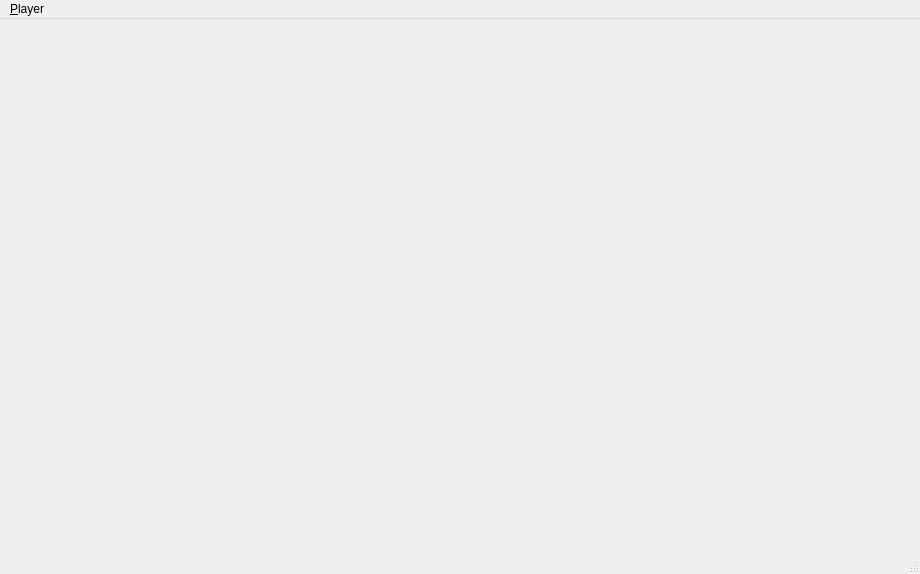
<?xml version="1.0" encoding="UTF-8"?>
<ui version="4.0">
 <class>MainWindow</class>
 <widget class="QMainWindow" name="MainWindow">
  <property name="geometry">
   <rect>
    <x>0</x>
    <y>0</y>
    <width>920</width>
    <height>574</height>
   </rect>
  </property>
  <property name="windowTitle">
   <string>MainWindow</string>
  </property>
  <widget class="QWidget" name="centralWidget">
   <layout class="QGridLayout" name="gridLayout_2"/>
  </widget>
  <widget class="QMenuBar" name="menuBar">
   <property name="geometry">
    <rect>
     <x>0</x>
     <y>0</y>
     <width>920</width>
     <height>26</height>
    </rect>
   </property>
   <widget class="QMenu" name="menuPlayer">
    <property name="title">
     <string>&amp;Player</string>
    </property>
    <addaction name="actionPlay_Pause"/>
    <addaction name="actionNext"/>
    <addaction name="actionPrev"/>
   </widget>
   <addaction name="menuPlayer"/>
  </widget>
  <widget class="QStatusBar" name="statusBar"/>
  <action name="actionPlay_Pause">
   <property name="text">
    <string>Play/Pause</string>
   </property>
   <property name="shortcut">
    <string>Ctrl+P</string>
   </property>
  </action>
  <action name="actionNext">
   <property name="text">
    <string>Next</string>
   </property>
   <property name="shortcut">
    <string>Ctrl+N</string>
   </property>
  </action>
  <action name="actionPrev">
   <property name="text">
    <string>Prev</string>
   </property>
   <property name="shortcut">
    <string>Ctrl+B</string>
   </property>
  </action>
 </widget>
 <layoutdefault spacing="6" margin="11"/>
 <resources/>
 <connections/>
</ui>
